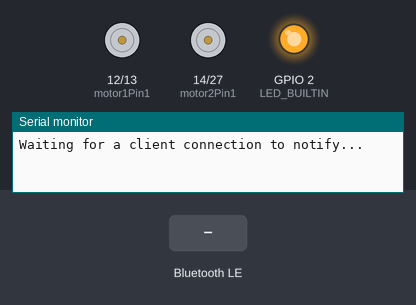
Simulated run of this sketch. Board: ESP32. Shown: motor-driver pin pairs drawn as motors (green arrow = first pin HIGH = forward, orange = second pin HIGH = backward, longer = more drive, scaled by the enable pin), output pins drawn as LEDs (lit = HIGH), the last lines printed to the serial monitor. Inputs (shaded band) come from the test bench. Nothing arrives over Bluetooth unless stated; a phone connects over Bluetooth LE 3 s after start.

Above: at 1.3 s.
1.4 s: Bluetooth LE write "5" received
At 2.7 s:
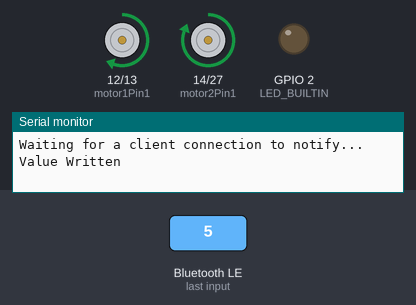
At 3.4 s:
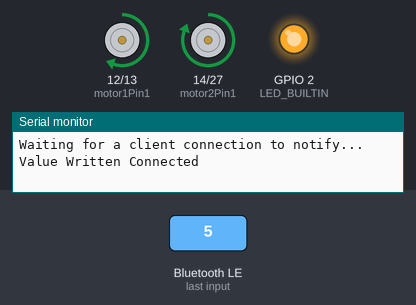
4.4 s: Bluetooth LE write "90" received
At 5.7 s:
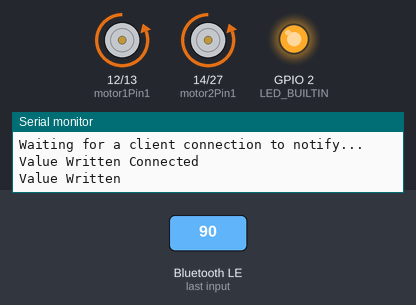
Timing chart, 0 to 7.4 s (numbered marks = the images above; inputs shaded):
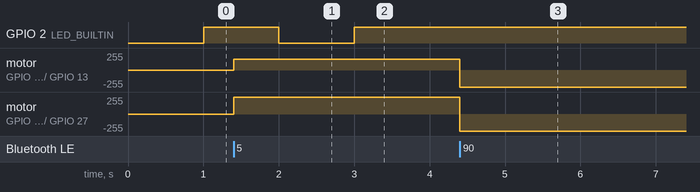

The sketch:

RC-car.ino
```cpp
#include <Arduino.h>
#include <BLEDevice.h>
#include <BLEServer.h>
#include <BLEUtils.h>

// BLE SECTION
BLEServer *pServer = NULL;

BLECharacteristic *message_characteristic = NULL;

// See the following for generating UUIDs:
// https://www.uuidgenerator.net/

#define SERVICE_UUID "4fafc201-1fb5-459e-8fcc-c5c9c331914b"

#define MESSAGE_CHARACTERISTIC_UUID "6d68efe5-04b6-4a85-abc4-c2670b7bf7fd"

int motor1Pin1 = 12;
int motor1Pin2 = 13;
int enable1Pin = 5;

int motor2Pin1 = 14;
int motor2Pin2 = 27;
int enable2Pin = 16;

// Setting PWM properties
const int freq = 30000;
const int resolution = 8;

int throttle, steering;

int speed[4] = {0, 160, 205, 255};

bool isConnected = false;
bool isLedOn = false;
unsigned long ledTime;


class MyServerCallbacks : public BLEServerCallbacks
{
  void onConnect(BLEServer *pServer)
  {
    isConnected = true;
    isLedOn = true;
    digitalWrite(LED_BUILTIN, HIGH);
    Serial.println("Connected");
  };

  void onDisconnect(BLEServer *pServer)
  {
    isConnected = false;
    digitalWrite(motor1Pin1, LOW);
    digitalWrite(motor1Pin2, LOW);
    digitalWrite(motor2Pin1, LOW);
    digitalWrite(motor2Pin2, LOW);
    ledcWrite(enable1Pin, 0);
    ledcWrite(enable2Pin, 0);
    Serial.println("Disconnected");
    pServer->getAdvertising()->start();
  }
};

class CharacteristicsCallbacks : public BLECharacteristicCallbacks
{
  void onWrite(BLECharacteristic *pCharacteristic)
  {
    Serial.print("Value Written ");
    int data = atoi(pCharacteristic->getValue().c_str());

    throttle = (data % 7) -3;
    steering = (data / 7) -3;

    int leftIndex, rightIndex;

    if(throttle >= 0){
      leftIndex = throttle + steering;
      rightIndex = throttle - steering;
    }
    else{
      leftIndex = throttle - steering;
      rightIndex = throttle + steering;
    }

    if(leftIndex < 0){
      leftIndex *= -1;
      digitalWrite(motor1Pin1, HIGH);
      digitalWrite(motor1Pin2, LOW);
    }
    else{
      digitalWrite(motor1Pin1, LOW);
      digitalWrite(motor1Pin2, HIGH);
    }

    if(rightIndex < 0){
      rightIndex *= -1;
      digitalWrite(motor2Pin2, HIGH);
      digitalWrite(motor2Pin1, LOW);
    }
    else{
      digitalWrite(motor2Pin2, LOW);
      digitalWrite(motor2Pin1, HIGH);
    }

    if(leftIndex < 0)
      leftIndex = 0;
    if(leftIndex > 3)
      leftIndex = 3;
    if(rightIndex < 0)
      rightIndex = 0;
    if(rightIndex > 3)
      rightIndex = 3;

    ledcWrite(enable1Pin, speed[leftIndex]);
    ledcWrite(enable2Pin, speed[rightIndex]);

  }
};


void setup()
{
  Serial.begin(115200);

  pinMode(motor1Pin1, OUTPUT);
  pinMode(motor1Pin2, OUTPUT);
  pinMode(enable1Pin, OUTPUT);

  pinMode(motor2Pin1, OUTPUT);
  pinMode(motor2Pin2, OUTPUT);
  pinMode(enable2Pin, OUTPUT);

  ledcAttach(enable1Pin, freq, resolution);
  ledcAttach(enable2Pin, freq, resolution);

  pinMode(LED_BUILTIN, OUTPUT);

  ledTime = millis();

  // Create the BLE Device
  BLEDevice::init("Yaratik");
  // Create the BLE Server
  pServer = BLEDevice::createServer();
  pServer->setCallbacks(new MyServerCallbacks());
  // Create the BLE Service
  BLEService *pService = pServer->createService(SERVICE_UUID);
  delay(100);

  // Create a BLE Characteristic
  message_characteristic = pService->createCharacteristic(
      MESSAGE_CHARACTERISTIC_UUID,
      BLECharacteristic::PROPERTY_READ |
          BLECharacteristic::PROPERTY_WRITE |
          BLECharacteristic::PROPERTY_NOTIFY |
          BLECharacteristic::PROPERTY_INDICATE);

  // Start the BLE service
  pService->start();

  // Start advertising
  pServer->getAdvertising()->start();

  message_characteristic->setValue("Message one");
  message_characteristic->setCallbacks(new CharacteristicsCallbacks());

  Serial.println("Waiting for a client connection to notify...");
}

void loop()
{
  if(!isConnected && millis() - ledTime > 1000){

    if(isLedOn){
      digitalWrite(LED_BUILTIN, LOW);
      isLedOn = false;
    }
    else{
      digitalWrite(LED_BUILTIN, HIGH);
      isLedOn = true;
    }
    ledTime = millis();
  }

}
```

Measured:
- after the input at 1.4 s, motor on GPIO 12 (motor1Pin1) / GPIO 13 (motor1Pin2): stopped → forward 159/255 at once; motor on GPIO 14 (motor2Pin1) / GPIO 27 (motor2Pin2): stopped → forward 255/255 at once
- after the input at 4.4 s, motor on GPIO 12 (motor1Pin1) / GPIO 13 (motor1Pin2): forward 159/255 → backward 255/255 at once; motor on GPIO 14 (motor2Pin1) / GPIO 27 (motor2Pin2): forward 255/255 → backward 255/255 at once
